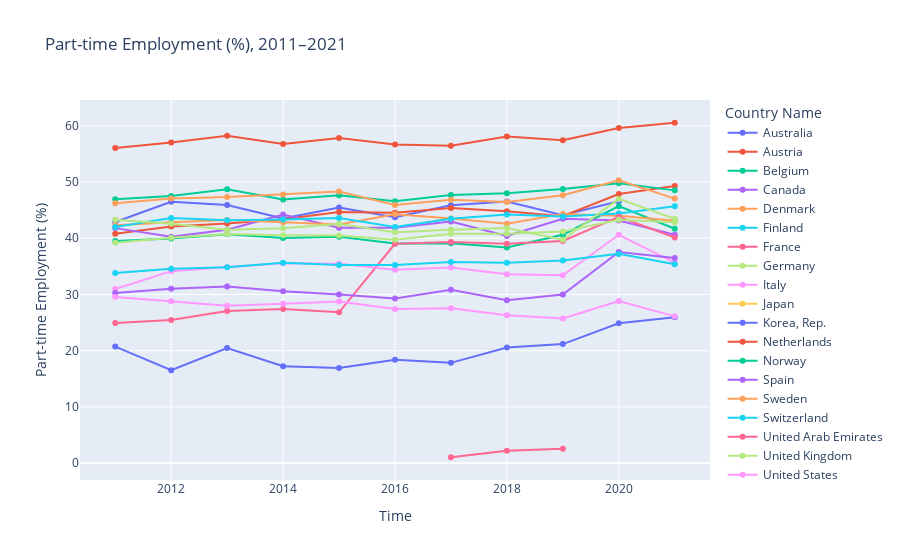
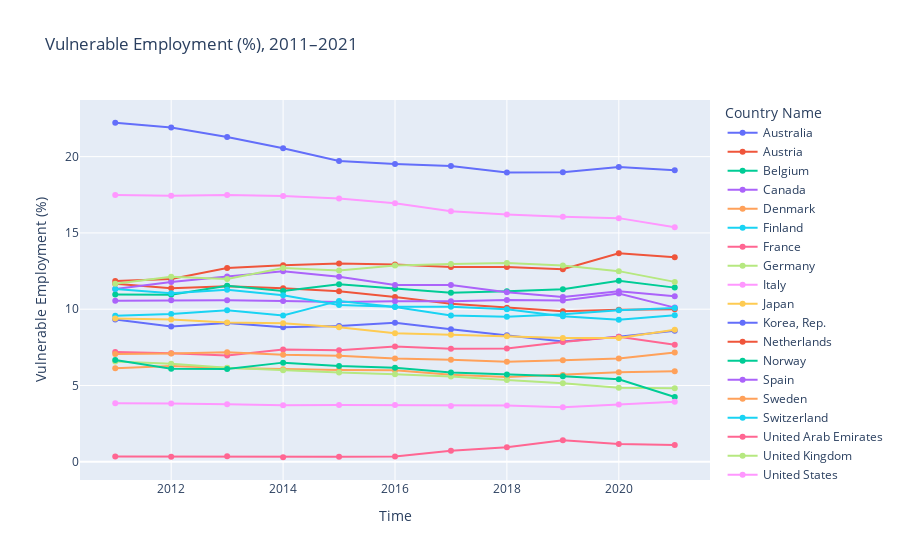
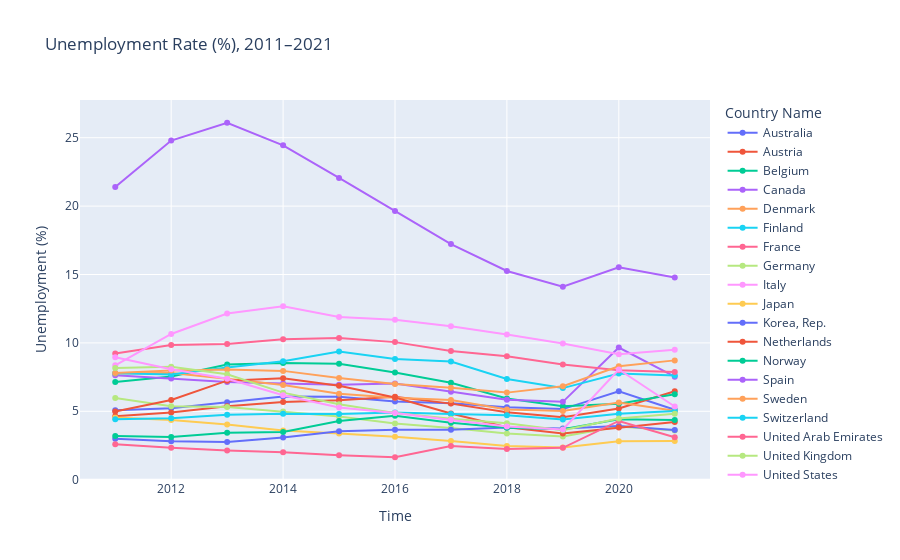
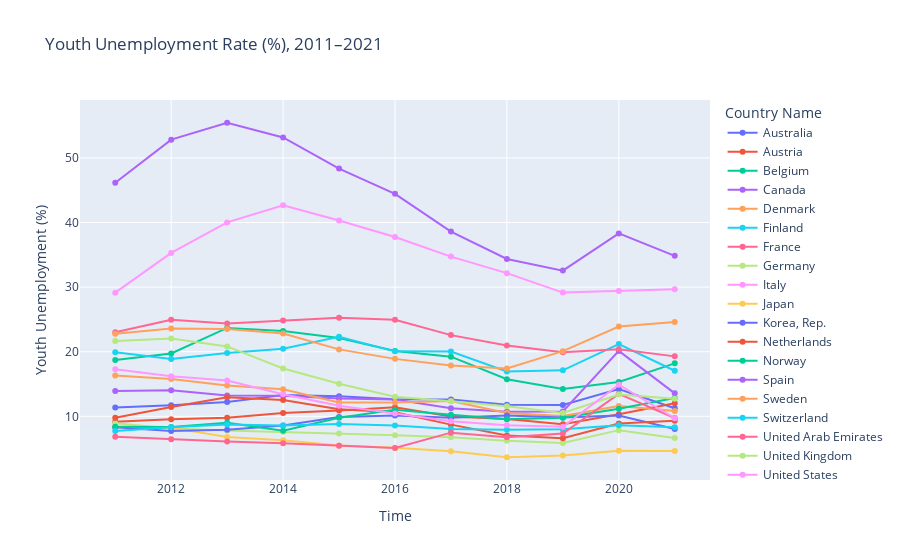

Here is the notebook cell these charts were saved with, in order:
### Markdown cell above
## 4.3. Time Series Analysis

### Code cell
# 1) 기간 필터
df_ts = df[df["Time"].between(2011, 2021)].copy()

# 2) 시계열 라인 (변수별로 간단 반복)
plots = [
    ("JOB_Part_Time_Total",         "Part-time Employment (%)",              "Part-time Employment (%)"),
    ("JOB_VulnerableEmployment_Total","Vulnerable Employment (%)",           "Vulnerable Employment (%)"),
    ("JOB_Unemp_Total",             "Unemployment Rate (%)",                 "Unemployment (%)"),
    ("JOB_Unemp_Youth_Total",       "Youth Unemployment Rate (%)",           "Youth Unemployment (%)"),
    ("JOB_Self_employed_Total",     "Self_employeed Rate (%)",               "Self_Employeed (%)")
]

for col, title, ylab in plots:
    if col in df_ts.columns:
        fig = px.line(
            df_ts.sort_values(["Country Name","Time"]),
            x="Time", y=col, color="Country Name", markers=True,
            title=f"{title}, 2011–2021",
            labels={col: ylab}
        )
        fig.show()
